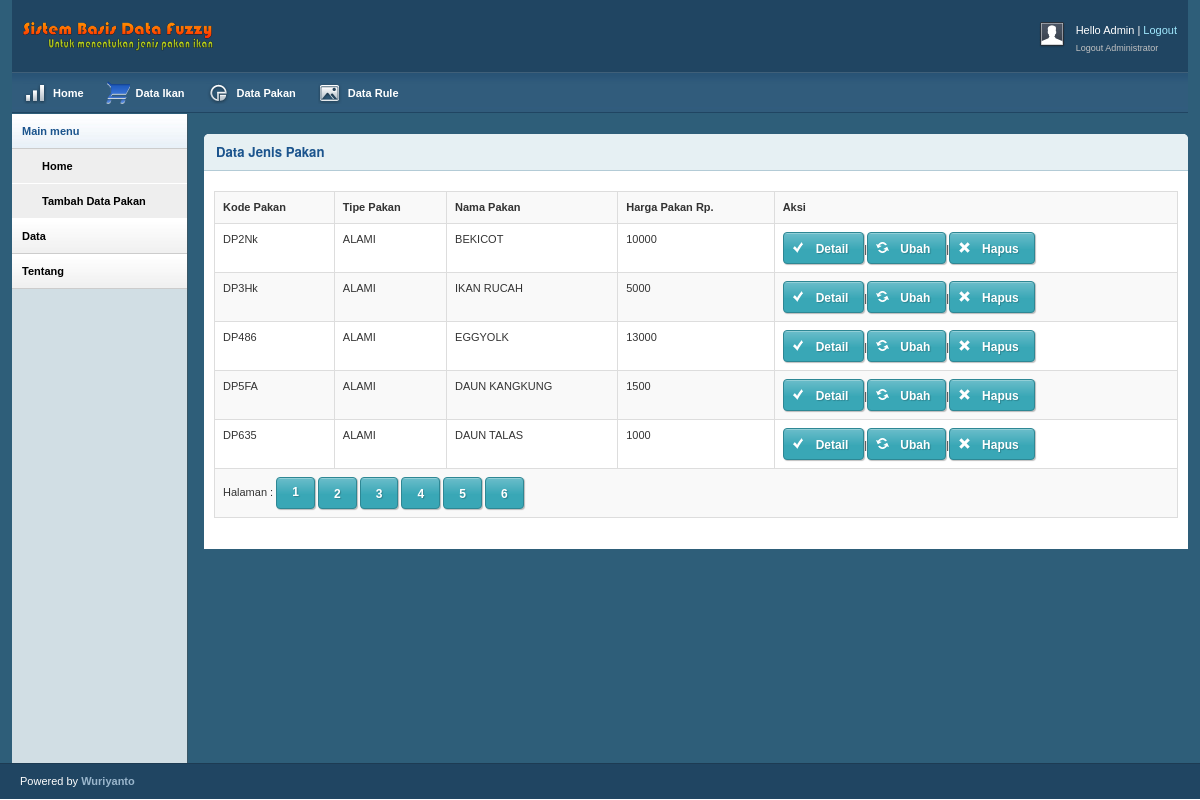
Screenshot of /page/data_pakan.php (signed in) with the database file from the repository.
### tables this page shows
CREATE TABLE IF NOT EXISTS `jenis_pakan` (
  `kode_pakan` varchar(10) NOT NULL,
  `kode_tipe` varchar(10) NOT NULL,
  `nama_pakan` varchar(50) NOT NULL,
  `harga` double NOT NULL,
  PRIMARY KEY (`kode_pakan`)
);

CREATE TABLE IF NOT EXISTS `tipe_pakan` (
  `kode_tipe` varchar(10) NOT NULL,
  `nama_tipe` varchar(50) NOT NULL,
  PRIMARY KEY (`kode_tipe`)
);

### page/db/koneksi_db.php (called while the page is built, shortened)
<?php
final class DbKoneksi {
    public static function connect_db() {
        $host = 'localhost';
        $username = 'root';
        $password = '';
        $database_name = 'fuzzy_ikan_web';
        $con = new mysqli($host, $username, $password, $database_name);
        return $con;
    }
}

### page/model/jenis_pakan_model.php (called while the page is built, shortened)
<?php
include_once "./db/koneksi_db.php";
class Jenis_pakan {
    private $kode_pakan;
    private $kode_tipe;
    private $nama_pakan;
    private $harga;
    public function getKode_pakan() {
        return $this->kode_pakan;
    }
    public function getKode_tipe() {
        return $this->kode_tipe;
    }
    public function getNama_pakan() {
        return $this->nama_pakan;
    }
    public function getHarga() {
        return $this->harga;
    }
    public function setKode_pakan($kode_pakan) {
        $this->kode_pakan = $kode_pakan;
    }
    public function setKode_tipe($kode_tipe) {
        $this->kode_tipe = $kode_tipe;
    }
    public function setNama_pakan($nama_pakan) {
        $this->nama_pakan = $nama_pakan;
    }
    public function setHarga($harga) {
        $this->harga = $harga;
    }
}
class Jenis_pakan_dao_impl implements Jenis_pakan_dao {
    private $con;
    public function __construct() {
        $this->con = DbKoneksi::connect_db();
    }
    public function jumlah_data() {
        $jml = 0;
        $query = "SELECT COUNT(*) AS JUMLAH FROM jenis_pakan";
        $sql = $this->con->query($query);
        while ($res = $sql->fetch_assoc()) {
            $jml = $res['JUMLAH'];
        }
        return $jml;
    }
    public function find_all_limit($start, $batch) {
        $hasil = array();
        $query = "SELECT kode_pakan,nama_tipe,nama_pakan,harga FROM jenis_pakan, tipe_pakan WHERE jenis_pakan.kode_tipe = tipe_pakan.kode_tipe LIMIT ?, ?";
        $prep = $this->con->prepare($query);
        $prep->bind_param("ii", $start, $batch);
        $prep->execute();
        $prep->bind_result($kode_pakan_res, $kode_tipe_res, $nama_pakan_res, $harga_res);
        while ($prep->fetch()) {
            $j = new Jenis_pakan();
            $j->setKode_pakan($kode_pakan_res);
            $j->setKode_tipe($kode_tipe_res);
            $j->setNama_pakan($nama_pakan_res);
            $j->setHarga($harga_res);
            $hasil[] = $j;
        }
        return $hasil;
    }
}

### page/data_pakan.php (the view, shortened to what this page needs)
<!DOCTYPE html PUBLIC "-//W3C//DTD XHTML 1.0 Strict//EN" "http://www.w3.org/TR/xhtml1/DTD/xhtml1-strict.dtd">
<html xmlns="http://www.w3.org/1999/xhtml">
    <head>
        <link rel="stylesheet" href="../styles/bootstrap/bootstrap.css" type="text/css"/>
        <link rel="stylesheet" type="text/css" href="../styles/reset.css" media="screen" />
        <link rel="stylesheet" type="text/css" href="../styles/text.css" media="screen" />
        <link rel="stylesheet" type="text/css" href="../styles/grid.css" media="screen" />
        <link rel="stylesheet" type="text/css" href="../styles/layout.css" media="screen" />
        <link rel="stylesheet" type="text/css" href="../styles/nav.css" media="screen" />
        <link rel="stylesheet" type="text/css" href="../styles/jquery.jqplot.min.css" />
    </head>
    <body>
        <div class="container_12">
            <div class="grid_12 header-repeat">
                <div id="branding">
                    <div class="floatleft">
                        <img src="../images/logo.png" alt="Logo" /></div>
                    <div class="floatright">
                        <div class="floatleft">
                            <img src="../images//img-profile.jpg" alt="Profile Pic" /></div>
                        <div class="floatleft marginleft10">
                            <ul class="inline-ul floatleft">
                                <li>Hello Admin</li>
                                <li><a href="logout_admin.php" onclick="return confirm('Anda yakin ?')">Logout</a></li>
                            </ul>
                            <br />
                            <span class="small grey">Logout Administrator</span>
                        </div>
                    </div>
                </div>
            </div>
            <div class="grid_12">
                <ul class="nav main">
                    <li class="ic-dashboard"><a href="home_admin.php"><span>Home</span></a> </li>
                    <li class="ic-data-ikan"><a href="data_ikan.php"><span>Data Ikan</span></a></li>
                    <li class="ic-charts"><a href="data_pakan.php"><span>Data Pakan</span></a></li>
                    <li class="ic-gallery"><a href="data_rule.php"><span>Data Rule</span></a></li>
                </ul>
            </div>
            <div class="grid_2">
                <div class="box sidemenu">
                    <div class="block" id="section-menu">
                        <ul class="section menu">
                            <li><a class="menuitem">Main menu</a>
                                <ul class="submenu">
                                    <li><a href="home_admin.php">Home</a> </li>
                                    <li><a href="tambah_data_pakan.php">Tambah Data Pakan</a></li>
                                </ul>
                            </li>
                            <li><a class="menuitem">Data</a>
                            </li>
                            <li><a class="menuitem">Tentang</a>
                            </li>
                        </ul>
                    </div>
                </div>
            </div>
            <div class="grid_10">
                <div class="box round first">
                    <h2>Data Jenis Pakan</h2>
                    <div class="block">
                        <table class="table table-bordered table-striped table-hover">
                            <tr>
                                <th>Kode Pakan</th>
                                <th>Tipe Pakan</th>
                                <th>Nama Pakan</th>
                                <th>Harga Pakan Rp.</th>
                                <th>Aksi</th>
                            </tr>
                            <?php
                            include_once "../page/model/jenis_pakan_model.php";
                            $jd = new Jenis_pakan_dao_impl();
                            $jml = $jd->jumlah_data();
                            $page = filter_input(INPUT_GET, 'page');
                            $batch = 5;
                            $pages = ceil($jml / $batch);
                            if (!$page)
                                $page = 1;
                            $start = ($page - 1) * $batch;
                            $list_pakan = $jd->find_all_limit($start, $batch);
                            for ($i = 0; $i < count($list_pakan); $i++) {
                                $p = $list_pakan[$i];
                                $kode_pakan = $p->getKode_pakan();
                                $kode_tipe = $p->getKode_tipe();
                                $nama_pakan = $p->getNama_pakan();
                                $harga = $p->getHarga();
                                $token = md5(md5($kode_pakan) . md5("kata diacak"));
                                echo "<tr><td>$kode_pakan</td><td>$kode_tipe</td><td>$nama_pakan</td><td>$harga</td>"
                                . "<td><a href='data_pakan_detail.php?kode_pakan=$kode_pakan&token=$token' class='btn-icon btn-teal btn-check' target='blank'><span></span>Detail</a>|"
                                . "<a href='ubah_data_pakan.php?kode_pakan=$kode_pakan&token=$token' class='btn-icon btn-teal btn-refresh'><span></span>Ubah</a>|<a href='hapus_data_pakan.php?kode_pakan=$kode_pakan&token=$token' class='btn-icon btn-teal btn-cross'><span></span>Hapus</a></td></tr>";
                                $start++;
                            }
                            if ($pages > 1) {
                                echo '<tr>';
                                echo "<td colspan='5'>Halaman : ";
                                for ($i = 1; $i <= $pages; $i++) {
                                    if ($i != ceil($start / $batch)) {
                                        echo " <a href='data_pakan.php?page=$i' class='btn btn-teal'>$i</a> ";
                                    } else {
                                        echo " <button class='btn btn-teal'>$i</button> ";
                                    }
                                }
                                echo '</td>';
                                echo '</tr>';
                            }
                            ?>
                        </table>
                    </div>
                </div>
            </div>
        </div>
        <div id="site_info">
            <p>
                Powered by <a href="https://www.facebook.com/wuriyanto" target="blank">Wuriyanto</a>
            </p>
        </div>
    </body>
</html>

### styles/grid.css (style rules this page uses)
.container_12, .container_16 { width: 100%; }
.grid_1, .grid_2, .grid_3, .grid_4, .grid_5, .grid_6, .grid_7, .grid_8, .grid_9, .grid_10, .grid_11, .grid_12, .grid_13, .grid_14, .grid_15, .grid_16 { display: inline; float: left; margin-left: 1%; margin-right: 1%; }
.container_12 .grid_12, .container_16 .grid_16 { width: 98%; }
.container_12 .grid_2 { width: 14.666%; }
.container_12 .grid_10 { width: 81.333%; }

### styles/layout.css (style rules this page uses)
body { background: #fff; color: #333; font-size: 11px; padding: 0 0 0px; }
.floatleft { float:left; }
.floatright { float:right; }
.small { font-size:9px; }
.inline-ul li { display:inline; color:#fff; }
.marginleft10 { margin-left:10px; }
.grey { color:#C2C2C2; }
a { color: #000; font-weight:bold; text-decoration: none; }
.container_12, .container_16 { background:#2E5E79; }
h1, h2, h3, h4, h5, h6 { line-height:1.2em; margin-bottom:.3em; }
h2 { margin-top:1em; }
#branding { font-weight:normal; text-align:left; padding:2em 1em 1.6em 1em; margin-bottom:0; }
.header-repeat { background:url(../images/header-repeat.jpg) repeat-x; }
#branding a { color:#A1EAFF; font-weight:normal; }
#branding a:before { content:" | "; color:#fff; }
#branding ul, #branding ul li { margin:0px; padding:0px; }
#branding li { padding:0px 0px 0px 0px !important; }
.box { background:#fff; margin-bottom:20px; padding:10px 10px 10px 10px; margin-left:-8px; }
.box.round { -moz-border-radius: 5px 5px 0px 0px; -webkit-border-radius: 5px 5px 0px 0px; border-radius: 5px 5px 0px 0px; }
.box h2 { font-size:1.2em; font-weight:bold; color:#1B548D; background:#E6F0F3; margin:-10px -10px 0 -10px; padding:10px 12px; border-bottom:1px solid #B3CBD6; -moz-border-radius: 5px 5px 0px 0px; -webkit-border-radius: 5px 5px 0px 0px; border-radius: 5px 5px 0px 0px; }
.box.first { margin-top:20px; }
.block { padding-top:20px; }
.box.sidemenu { background-color:#D1DEE4; border-right:1px solid #3A5665; padding:0px; margin:0px; cursor:pointer; }
.box.sidemenu .block { padding-top:0px; margin-top:0px; }
p { margin-bottom:1em; }
ul, ol { padding-top:0; }
ul.menu { list-style:none; border-top:1px solid #bbb; }
ul.menu li { margin:0; }
ul.menu li a { display:block; padding:4px 10px; border-bottom:1px solid #ccc; }
ul.menu ul { list-style:none; margin:0; }
ul.menu ul li a { padding-left:30px; }
ul.section { border-top:0; margin-bottom:0; }
ul.section li a { background:url(../images/sidemenu-repeat.jpg) repeat-x; line-height:26px; }
ul.section li li a { background:#ddd; border-bottom:1px solid #eee; }
ul.section ul li { text-transform:none; }
ul.section ul.current li a { background:#eee; border-bottom:1px solid #fff; }
ul.section li a.current { color:#1B548D; background:url(../images/sidemenu-repeat-hover.jpg) repeat-x; }
#site_info { color:#fff; background:#204562; border-top:1px solid #1d3b53; padding-left:20px; }
#site_info p { line-height:35px; margin-bottom:0px; }
#site_info a { color:#9ab6cc; }
.block { padding-bottom:1px; }
.btn, .btn-icon, .btn-mini { background-repeat: repeat-x; color: #FFF; font-weight: bold; display: inline-block; text-decoration: none; border-width: 1px; border-style: solid; padding: 0 15px 4px; *padding: 0 7px 4px; margin: 0; text-shadow: 1px 1px 1px rgba(0,0,0,.2); -moz-box-shadow: 1px 1px 1px rgba(0,0,0,.25); -webkit-box-shadow: 1px 1px 1px rgba(0,0,0,.25); -moz-border-radius: 4px; -webkit-border-radius: 4px; filter: progid:DXImageTransform.Microsoft.Shadow(color=#999999,direction=135,strength=2); cursor: pointer; position: relative; }
.btn, .btn-icon { background-position: 0 -80px; font-size: 12px; height: 32px; line-height: 29px; }
a.btn, a.btn-icon { height: 32px; line-height: 32px; padding-bottom: 0; }
.btn, .btn-icon, .btn-mini, .btn:visited, .btn-icon:visited, .btn-mini:visited { background-image: url(../images/bg-lite.png); background-color: #F90; border-color: #D58000; color: #FFF; }
.btn-teal, .btn-teal:visited { background-color: #39A7B6; border-color: #2E8794; }
.btn-blue, .btn-black, .btn-purple, .btn-navy, .btn-maroon, .btn-teal, .btn-grey { background-image: url(../images/bg-dark.png) !important; }
.btn-icon { padding-left: 32px !important; }
.btn-icon span { background-image: url(../images/btn-icons.png); background-repeat: no-repeat; background-position: 0 0; width: 16px; height: 16px; position: absolute; left: 6px; top: 6px; }
.btn-check span { background-position: -16px -16px; }
.btn-refresh span { background-position: -48px -16px; }
.btn-cross span { background-position: -112px -16px; }

### rows the page displays
jenis_pakan: kode_pakan "DP2Nk", kode_tipe.nama_tipe "ALAMI", nama_pakan "BEKICOT", harga "10000"
jenis_pakan: kode_pakan "DP3Hk", kode_tipe.nama_tipe "ALAMI", nama_pakan "IKAN RUCAH", harga "5000"
jenis_pakan: kode_pakan "DP486", kode_tipe.nama_tipe "ALAMI", nama_pakan "EGGYOLK", harga "13000"
jenis_pakan: kode_pakan "DP5FA", kode_tipe.nama_tipe "ALAMI", nama_pakan "DAUN KANGKUNG", harga "1500"
jenis_pakan: kode_pakan "DP635", kode_tipe.nama_tipe "ALAMI", nama_pakan "DAUN TALAS", harga "1000"
